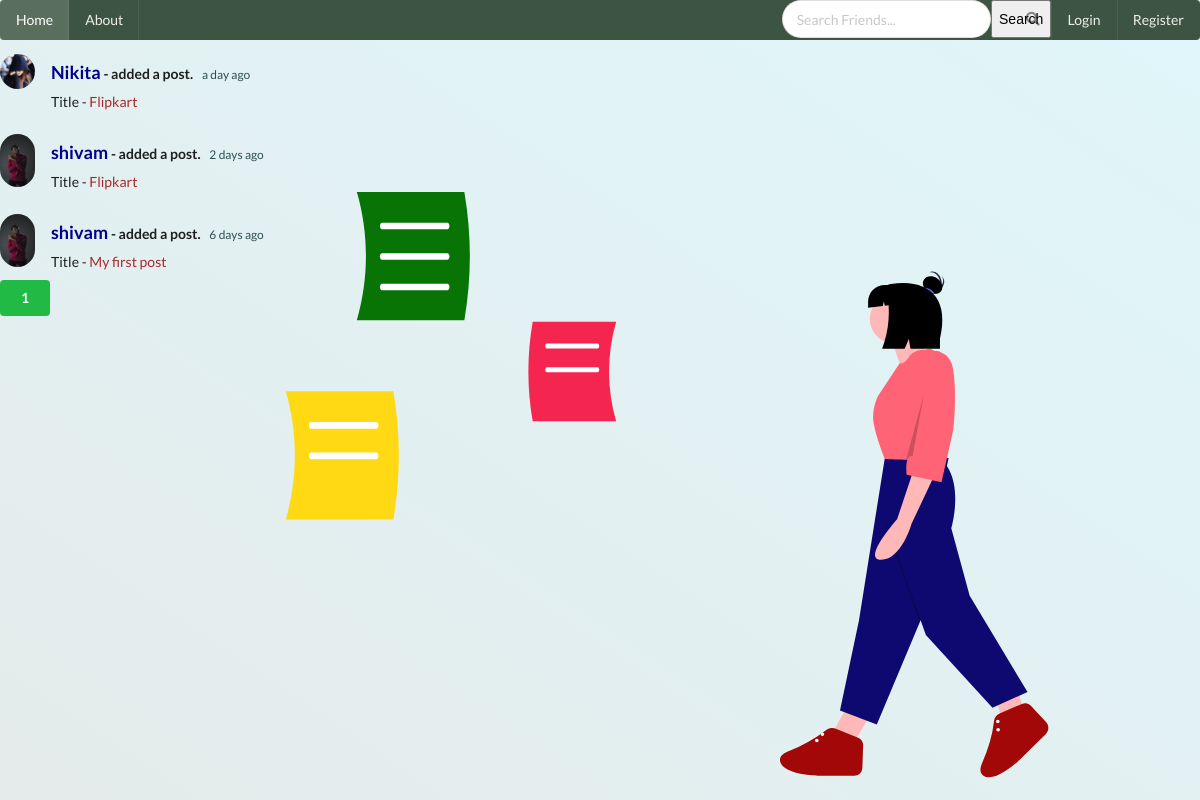
Page /home on the earlier database version.
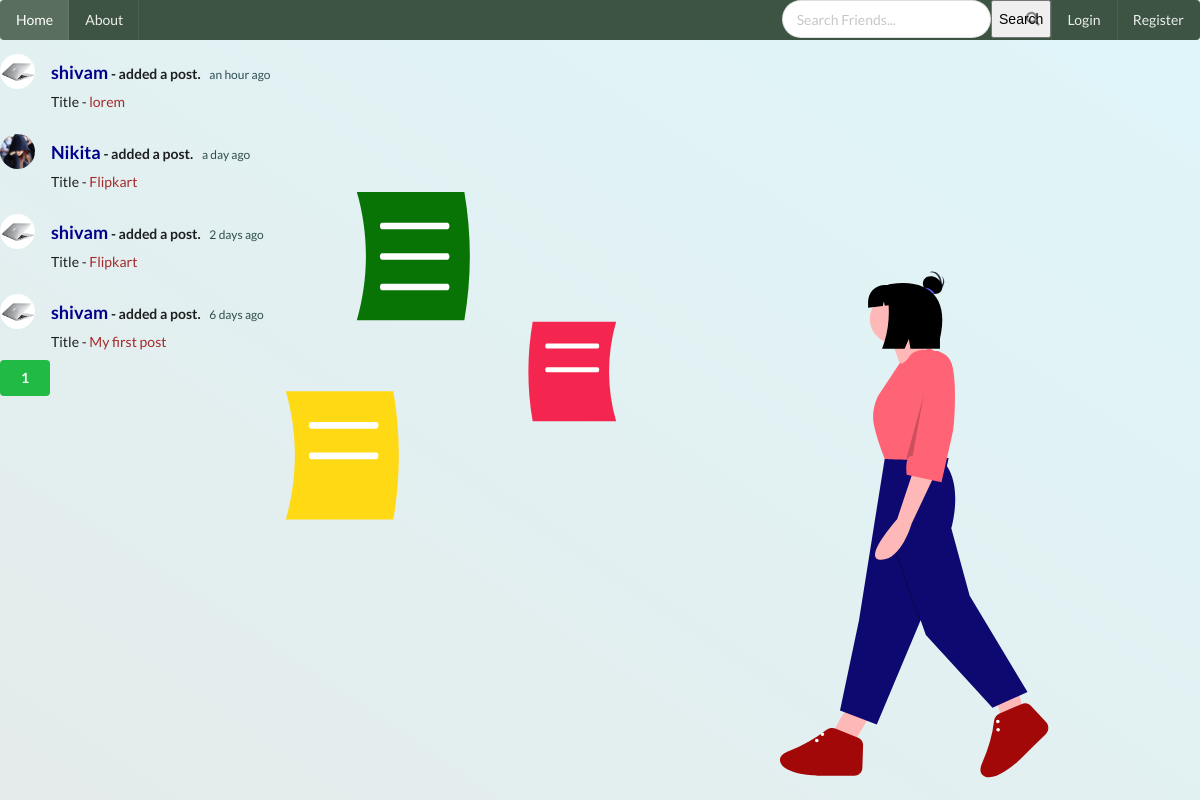
Same page on the later database version.
### social_media/models.py (models this page shows, shortened)
class Post(db.Model):
    __searchable__=['content']
    id = db.Column(db.Integer, primary_key = True)
    title = db.Column(db.String(100),nullable=False)
    date_posted = db.Column(db.DateTime, nullable=False, default = datetime.utcnow)
    content = db.Column(db.Text, nullable = False)
    user_id = db.Column(db.Integer, db.ForeignKey('user.id'), nullable=False)
    comments = db.relationship('Comment', backref = 'article', lazy = True, cascade="all,delete")

class User(db.Model, UserMixin):
    id = db.Column(db.Integer, primary_key = True)
    username = db.Column(db.String(20), nullable = False, unique = True)
    email = db.Column(db.String(50), nullable = False, unique = True)
    image_file =db.Column(db.String(20), nullable = False, default = 'default.jpg')
    password = db.Column(db.String(60), nullable = False)
    posts = db.relationship("Post", backref ='author', lazy = True,cascade="all,delete")
    last_seen = db.Column(db.DateTime, default = datetime.utcnow)
    followed = db.relationship(
        'User', secondary = followers,
        primaryjoin = (followers.c.follower_id == id),
        secondaryjoin = (followers.c.followed_id == id),
        backref = db.backref('followers', lazy ='dynamic'), lazy = 'dynamic')

### social_media/main/routes.py (the view)
@main.route('/')
@main.route('/home')
def home():
    page = request.args.get('page', 1, type= int)
    q = request.args.get('q')
    if q:
        posts = Post.query.filter(Post.title.contains(q) | Post.content.contains(q)).order_by(Post.date_posted.desc()).paginate(page = page, per_page=7)
    else:
        posts = Post.query.order_by(Post.date_posted.desc()).paginate(page = page, per_page=7)
    return render_template('home.html',posts = posts)

### social_media/main/routes.py (called while the page is built)
@main.before_request
def before_request():
    if current_user.is_authenticated:
        current_user.last_seen = datetime.utcnow()
        db.session.commit()

### social_media/templates/home.html (shortened to what this page needs)
{% extends 'base.html' %}
{% block content %}
<div class="pic2" style="position: absolute; right: 2%; bottom: 2%;">
</div>
    {% for post in posts.items %}
      <div class="ui feed">
        <div class="event">
          <div class="label">
            <img src="{{ url_for('static', filename = 'profile/' + post.author.image_file) }}">
          </div>
          <div class="content">
            <div class="summary">
              <a class="user" href="{{ url_for('users.user_posts_info',username = post.author.username ) }}" ">
               <h3 style="color: darkblue;"> {{ post.author.username }}</h3>
              </a>   - added a post.
              <div class="date" style="color: darkslategrey;">
                {{ moment(post.date_posted).fromNow() }}
              </div>
            </div>
            <div class="extra text">
             Title - <a href="{{ url_for('posts.post', post_id = post.id) }}" style="color: brown;"> {{ post.title }}</a>
            </div>
          </div>
        </div>
    {% endfor %}
{% for page_num in posts.iter_pages(left_edge =1, right_edge=1, left_current =1,right_current =2) %}
{% if page_num %}
{% if posts.page == page_num %}
<a href="{{ url_for('main.home',page = page_num) }}"><button class="ui green button">
  {{ page_num }}
</button>
</a>
{% else %}
<a href="{{ url_for('main.home',page = page_num) }}"><button class="ui blue basic button">
  {{ page_num }}
</button>
</a>
{% endif %}
{% else %}
    ...
{% endif %}
{% endfor %}
{% endblock %}

### social_media/templates/base.html (shortened to what this page needs)
<!DOCTYPE html>
<html>
<head>
    <link rel="stylesheet" href="https://cdnjs.cloudflare.com/ajax/libs/semantic-ui/2.4.1/semantic.min.css" />
    <link rel="stylesheet" type="text/css" href="{{ url_for('static', filename='css/style.css') }}">
  </head>
<body>
        <div class="ui  inverted menu" style="background: #3c5441;">
        <a class="active item" href="{{ url_for('main.home')}}">
          Home
        </a>
        <a class="item" href="{{ url_for('main.about')}}">
          About
        </a>
        <div class="right menu">
<form method="GET">
          <div class="ui category search">
            <div class="ui icon input">
              <input class="prompt" type="search" placeholder="Search Friends..." name="q">
              <button type="submit">Search</button>
            </div>
          </div>
        </form>
          {% if current_user.is_authenticated %}
          <a class="item" href="{{ url_for('posts.new_post')}}">
            Make Posts
          </a>
          <a class="ui item" href="{{ url_for('users.account')}}">
            Account
          </a>
          <a class="ui item" href="{{ url_for('users.logout')}}">
            Logout
          </a>
          {% else %}
          <a class="ui item" href="{{ url_for('users.login')}}">
            Login
          </a>
          <a class="ui item" href="{{ url_for('users.register')}}">
            Register
          </a>
          {% endif %}
        </div>
      </div>
    <div>
    {% block content %}
    {% endblock %}
    </div>
  </body>
</html>

### social_media/static/css/style.css (style rules this page uses)
body { background: linear-gradient(to right top, #e4ebea, #e0f6fa); color: #333333; }
h1, h2, h3, h4, h5, h6 { color: #444444; }
.pic2 { margin-top: 3%; margin-left: 45%; background: none; }

Differences in the rows shown:
added Post: image_file (picture), author.username "shivam", date_posted "an hour ago", title "lorem"
changed through a linked row, Post "2 days ago": image_file: a different picture
changed through a linked row, Post "My first post": image_file: a different picture
